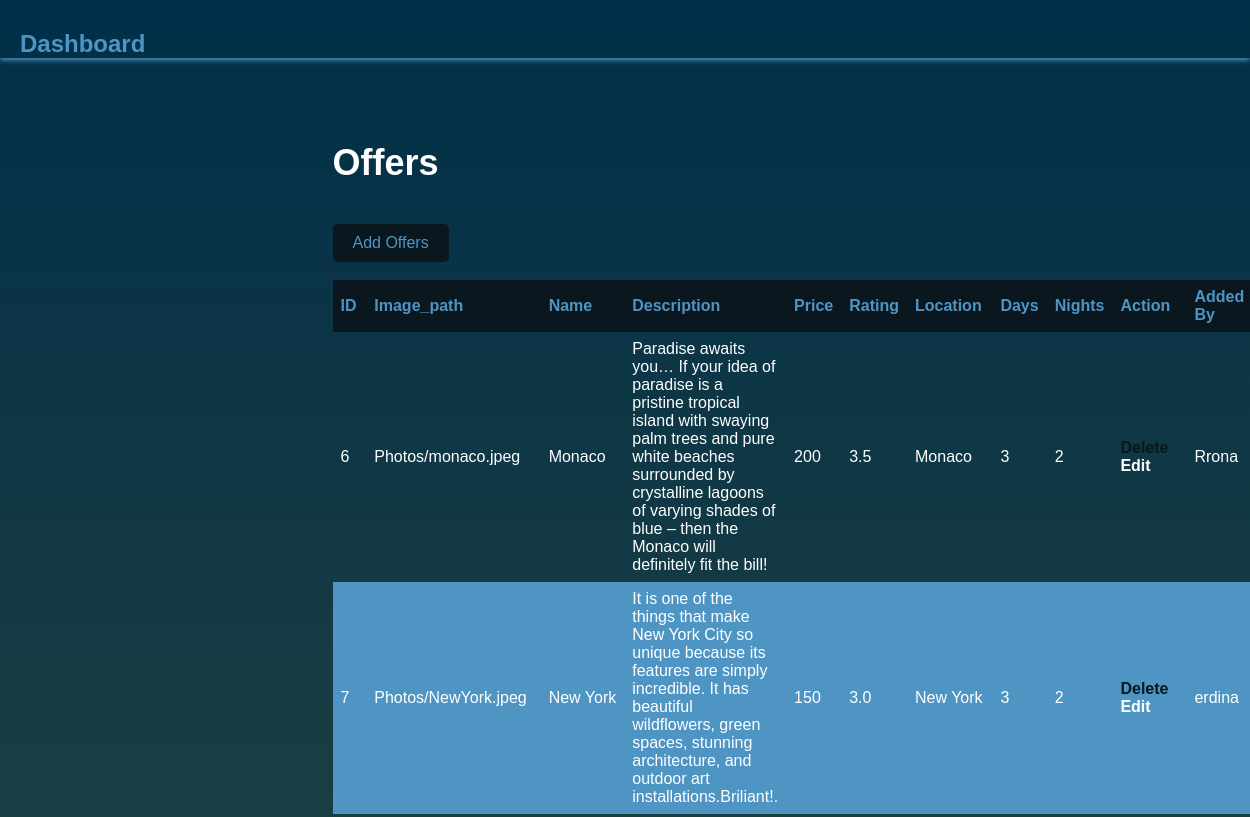
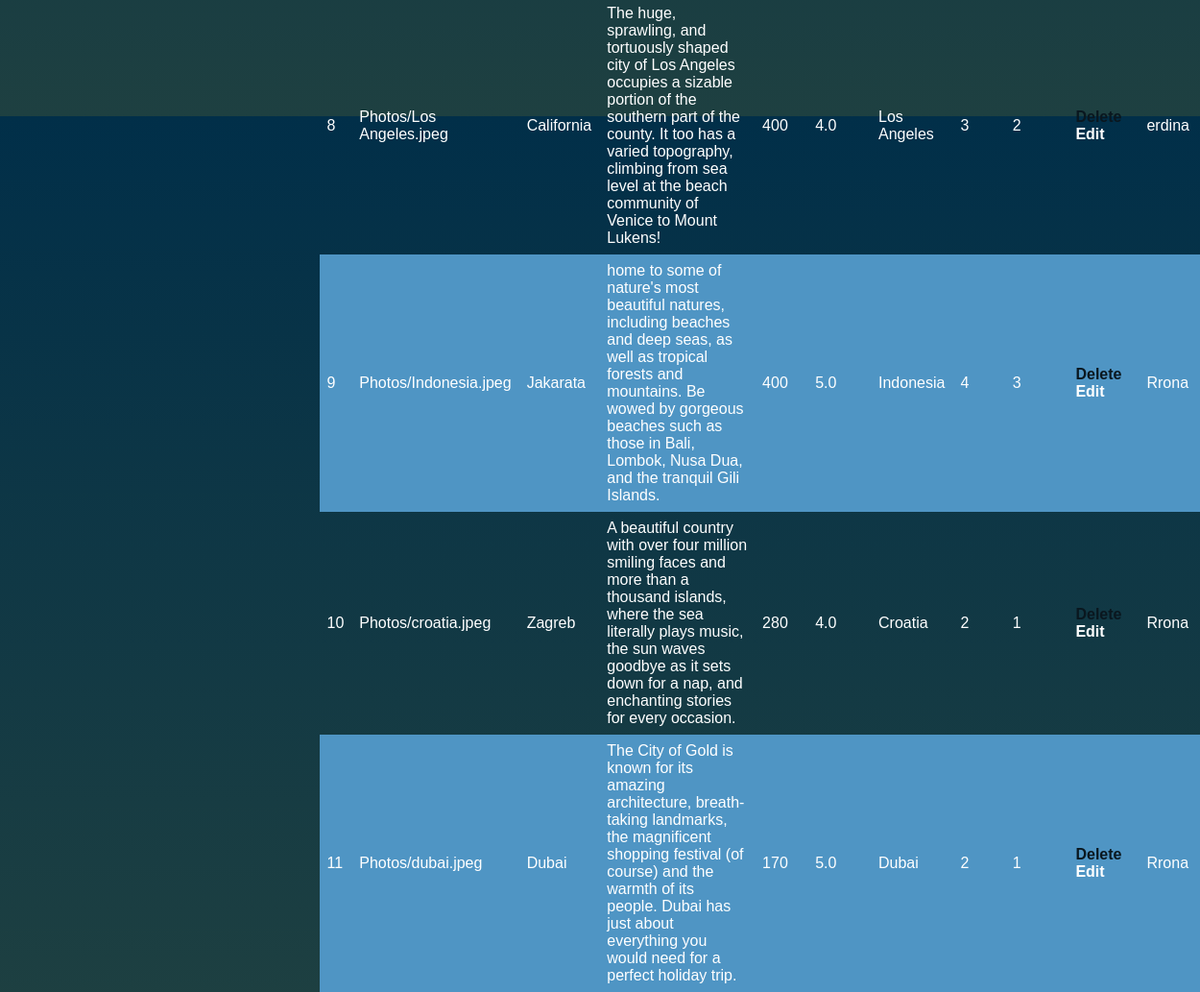
Screenshot of /dashboard/offersDashboard.php with the database file from the repository (2 pictures, top to bottom).
### tables this page shows
CREATE TABLE `offers` (
  `id` int(11) NOT NULL,
  `image_path` varchar(255) NOT NULL,
  `name` varchar(255) NOT NULL,
  `description` text NOT NULL,
  `rating` decimal(5,1) NOT NULL,
  `location` varchar(255) NOT NULL,
  `days` int(11) NOT NULL,
  `nights` int(11) NOT NULL,
  `price` int(11) NOT NULL,
  `added_by` varchar(255) NOT NULL
);

### offerRepository.php (called while the page is built, shortened)
<?php
class offerRepository{
    private $connection;
    function __construct(){
        $conn = new LidhjaDb;
        $this->connection = $conn->startConnection();
    }
    function getAllOffers()
    {
        $conn = $this->connection;
        $sql = "SELECT * FROM offers";
        $statement = $conn->query($sql);
        $offers = $statement->fetchAll();
        return $offers;
    }
}
?>

### dashboard/offersDashboard.php (the view, shortened to what this page needs)
<!DOCTYPE html>
<html>
<head>
  <link rel="stylesheet" href="dashboardsStyle/userdashboard.css">
</head>
<body>
  <nav class="navbar">
    <a class="navbar-brand" href="dashboard.php">Dashboard</a>
  </nav>
  <div class="container">
    <h1>Offers</h1>
    <a href="offerAdd.php">  <button type="submit" name="submit" id="offerAdd">Add Offers</button><br> <br> </a>
    <table>
      <thead>
        <tr>
          <th>ID</th>
          <th>Image_path</th>
          <th>Name</th>
          <th>Description</th>
          <th>Price</th>
          <th>Rating</th>
          <th>Location</th>
          <th>Days</th>
          <th>Nights</th>
          <th>Action</th>
          <th>Added By</th>
        </tr>
      </thead>
      <tbody>
        <?php
        include_once '../offerRepository.php';
        $offerRepository = new offerRepository();
        $offers = $offerRepository->getAllOffers();
        if (!empty($offers)) {
          foreach ($offers as $offer) {
            ?>
            <tr>
              <td><?php echo $offer['id']; ?></td>
              <td><?php echo $offer['image_path']; ?></td>
              <td><?php echo $offer['name']; ?></td>
              <td><?php echo $offer['description']; ?></td>
              <td><?php echo $offer['price']; ?></td>
              <td><?php echo $offer['rating']; ?></td>
              <td><?php echo $offer['location']; ?></td>
              <td><?php echo $offer['days']; ?></td>
              <td><?php echo $offer['nights']; ?></td>
              <td>
                <a href="../dashboard/offerDelete.php?id=<?php echo $offer['id']; ?>" class="btn btn1">Delete</a>
                <a href="../dashboard/offerEdit.php?id=<?php echo $offer['id']; ?>" class="btn btn2">Edit</a>
              </td>
              <td><?php echo isset($offer['added_by']) ? $offer['added_by'] : 'Unknown'; ?></td>
            </tr>
          <?php
          }
        } else {
          echo "There is no data!";
        }
        ?>
      </tbody>
    </table>
  </div>
</body>
</html>

### dashboard/dashboardsStyle/userdashboard.css (style rules this page uses)
* { box-sizing: border-box; }
body { font-family: sans-serif; margin: 0; padding: 0; background: linear-gradient(#012f49, #1e4041); }
.navbar { padding-top: 30px; box-shadow: 0px 2px 5px #4f95c4; }
.navbar-brand { font-size: 24px; font-weight: bold; padding-left: 20px; text-decoration: none; color: #4f95c4; }
.container { max-width: 50%; margin: 40px auto; padding: 20px; height: 100vh; }
h1 { font-size: 36px; font-weight: bold; margin-bottom: 40px; color: white; }
button[type="submit"] { background-color: #0a171f; color: #4f95c4; padding: 10px 20px; font-size: 16px; border: none; border-radius: 5px; cursor: pointer; }
table { border-collapse: collapse; width: 100%; }
th, td { text-align: left; padding: 8px; color: white; }
th { background-color: #0a171f; color: #4f95c4; }
tr:nth-child(even) { background-color: #4f95c4; }
a.btn { margin-right: 10px; text-decoration: none; font-weight: bolder; }
.btn1 { color: #0a171f; }
.btn2 { color: white; }

### rows the page displays
offers: id "6", image_path "Photos/monaco.jpeg", name "Monaco", description "Paradise awaits you… If your idea of paradise is a pristine tropical island with swaying palm trees and pure white beaches surrounded by crystalline lagoons of varying shades of blue – then the Monaco will definitely fit the bill!", price "200", rating "3.5", location "Monaco", days "3", nights "2", added_by "Rrona"
offers: id "7", image_path "Photos/NewYork.jpeg", name "New York", description "It is one of the things that make New York City so unique because its features are simply incredible. It has beautiful wildflowers, green spaces, stunning architecture, and outdoor art installations.Briliant!.", price "150", rating "3.0", location "New York", days "3", nights "2", added_by "erdina"
offers: id "8", image_path "Photos/Los Angeles.jpeg", name "California", description "The huge, sprawling, and tortuously shaped city of Los Angeles occupies a sizable portion of the southern part of the county. It too has a varied topography, climbing from sea level at the beach community of Venice to Mount Lukens!", price "400", rating "4.0", location "Los Angeles", days "3", nights "2", added_by "erdina"
offers: id "9", image_path "Photos/Indonesia.jpeg", name "Jakarata", description "home to some of nature's most beautiful natures, including beaches and deep seas, as well as tropical forests and mountains. Be wowed by gorgeous beaches such as those in Bali, Lombok, Nusa Dua, and the tranquil Gili Islands.", price "400", rating "5.0", location "Indonesia", days "4", nights "3", added_by "Rrona"
offers: id "10", image_path "Photos/croatia.jpeg", name "Zagreb", description "A beautiful country with over four million smiling faces and more than a thousand islands, where the sea literally plays music, the sun waves goodbye as it sets down for a nap, and enchanting stories for every occasion.", price "280", rating "4.0", location "Croatia", days "2", nights "1", added_by "Rrona"
offers: id "11", image_path "Photos/dubai.jpeg", name "Dubai", description "The City of Gold is known for its amazing architecture, breath-taking landmarks, the magnificent shopping festival (of course) and the warmth of its people. Dubai has just about everything you would need for a perfect holiday trip.", price "170", rating "5.0", location "Dubai", days "2", nights "1", added_by "Rrona"
